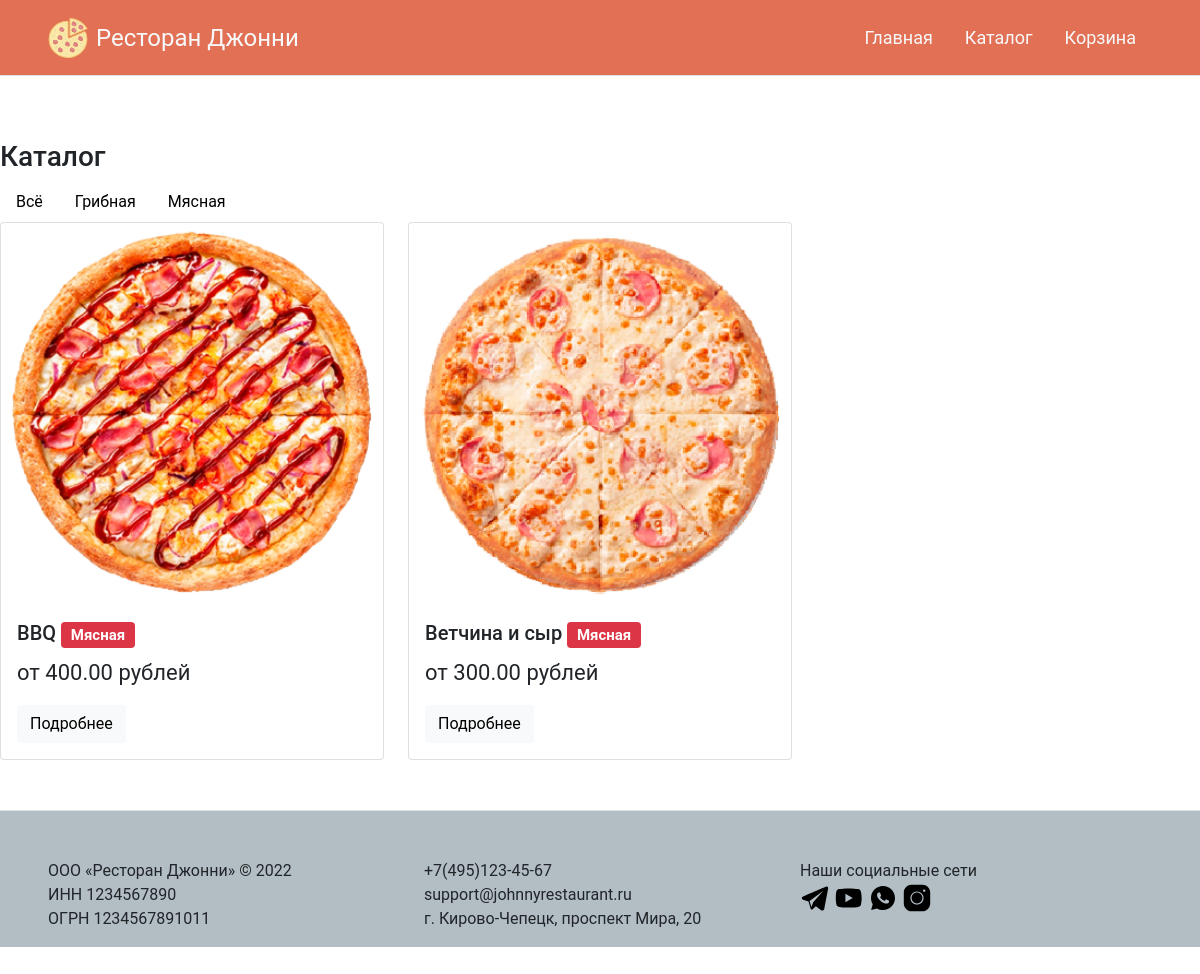
Page /myasnaya/ on the committed database.
### shop/models.py (models this page shows, shortened)
class Category(models.Model):
    name = models.CharField(max_length=100, db_index=True, verbose_name='Название')
    slug = models.SlugField(max_length=200, db_index=True, unique=True, verbose_name='Название для URL-адреса')
    class Meta:
        ordering = ('name', )
        verbose_name = 'Категория'
        verbose_name_plural = 'Категория'
    def __str__(self):
        return self.name
    def get_absolute_url(self):
        return reverse('shop:product_list_by_category', args=[self.slug])

class Product(models.Model):
    category = models.ForeignKey(Category, related_name='products', null=True, blank=True, on_delete=models.SET_NULL, verbose_name='Категория')
    name = models.CharField(max_length=100, db_index=True, verbose_name='Название')
    slug = models.SlugField(max_length=100, db_index=True, verbose_name='Название для URL-адреса')
    image_full = models.ImageField(upload_to='products/%Y/%m/%d', blank=True, verbose_name='Полное изображение')
    description = models.TextField(blank=True, verbose_name='Описание')
    price = models.DecimalField(max_digits=10, decimal_places=2, verbose_name='Цена')
    avaible = models.BooleanField(default=True, verbose_name='Есть ли в наличии')
    energy_value = models.DecimalField(max_digits=10, decimal_places=2, verbose_name='Энерг.ценность')
    squirrels = models.DecimalField(max_digits=10, decimal_places=2, verbose_name='Белки')
    fats = models.DecimalField(max_digits=10, decimal_places=2, verbose_name='Жиры')
    carbohydrates = models.DecimalField(max_digits=10, decimal_places=2, verbose_name='Углеводы')
    weight_small = models.DecimalField(max_digits=10, decimal_places=2, verbose_name='Вес маленькой пиццы')
    weight_big = models.DecimalField(max_digits=10, decimal_places=2, verbose_name='Вес большой пиццы')
    diameter_small = models.IntegerField(verbose_name='Диаметр маленькой пиццы')
    diameter_big = models.IntegerField(verbose_name='Диаметр большой пиццы')
    div = models.CharField(max_length=100, verbose_name='ID для div-a')
    class Meta:
        ordering = ('name',)
        index_together = (('id', 'slug'),)

### shop/views.py (the view)
# urls.py: url(r'^(?P<category_slug>[-\w]+)/$', views.product_list, name='product_list_by_category'),
def product_list(request, category_slug=None):
    category = None
    categories = Category.objects.all()
    products = Product.objects.all()
    cart_product_form = CartAddProductForm()
    if category_slug:
        category = get_object_or_404(Category, slug=category_slug)
        products = products.filter(category=category)
    context = {
        'category': category,
        'categories': categories,
        'products': products,
        'cart_product_form': cart_product_form
    }
    return render(request, 'shop/product/index.html', context)

### templates/shop/product/index.html (shortened to what this page needs)
{% extends "shop/base.html" %}
{% load static %}
{% block content %}
        <div class="content">
            <h3>Каталог</h3>
            <div class="nav">
            <li {% if not category %}class="selected"{% endif %}>
                <a class="nav-link text-black" href="{% url "shop:product_list" %}">Всё</a>
            </li>
            {% for c in categories %}
                <li {% if category.slug == c.slug %}class="selected"{% endif %}>
                    <a class="nav-link text-black" href="{{ c.get_absolute_url }}">{{ c.name }}</a>
                </li>
            {% endfor %}
            </div>
            <div class="row row-cols-1 row-cols-md-3 g-4">
                {% for product in products %} {% if product.avaible %}
                    <div class="col">
                      <div class="card h-100">
                        <img src="{{ product.image_full.url}}" class="card-img-top" alt="...">
                        <div class="card-body">
                          <h5 class="card-title">{{ product.name }} {% if product.category %}<span class="badge bg-danger"> {{product.category}}</span> {% endif %}</h5>
                          <p class="card-text">от {{ product.price }} рублей</p>
                            <button type="button" class="btn btn-light" data-bs-toggle="modal" data-bs-target="#{{ product.div }}">
                                Подробнее
                            </button>
                        </div>
                      </div>
                    </div>
                    {% endif %}{% endfor %}
                </div>
            </div>
{% endblock %}

### static/shop/style.css (style rules this page uses)
* { font-family: font, Roboto; }
html { overflow-x: hidden; }
.content { padding-top: 60px; width: 1200px; margin: 0 auto; }
.content p { font-family: Roboto; font-size: 22px; }
.content img { display: block; margin-left: auto; margin-right: auto }

### rows in the picture
Category: name "Грибная"
Category: name "Мясная"
Product: image_full (picture), name "BBQ", category "Мясная", price "400.00"
Product: image_full (picture), name "Ветчина и сыр", category "Мясная", price "300.00"
